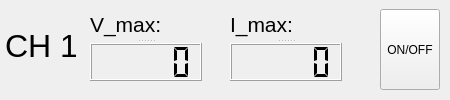
<?xml version="1.0" encoding="UTF-8"?>
<ui version="4.0">
 <class>HMP_CHANNEL</class>
 <widget class="QWidget" name="HMP_CHANNEL">
  <property name="geometry">
   <rect>
    <x>0</x>
    <y>0</y>
    <width>450</width>
    <height>100</height>
   </rect>
  </property>
  <property name="windowTitle">
   <string>Form</string>
  </property>
  <widget class="QToolButton" name="pbONOFF">
   <property name="geometry">
    <rect>
     <x>380</x>
     <y>9</y>
     <width>60</width>
     <height>81</height>
    </rect>
   </property>
   <property name="maximumSize">
    <size>
     <width>60</width>
     <height>16777215</height>
    </size>
   </property>
   <property name="statusTip">
    <string notr="true"/>
   </property>
   <property name="autoFillBackground">
    <bool>true</bool>
   </property>
   <property name="styleSheet">
    <string notr="true"/>
   </property>
   <property name="text">
    <string>ON/OFF</string>
   </property>
   <property name="checkable">
    <bool>true</bool>
   </property>
  </widget>
  <widget class="QLabel" name="labCh">
   <property name="geometry">
    <rect>
     <x>5</x>
     <y>10</y>
     <width>71</width>
     <height>71</height>
    </rect>
   </property>
   <property name="font">
    <font>
     <pointsize>24</pointsize>
    </font>
   </property>
   <property name="text">
    <string>CH 1</string>
   </property>
  </widget>
  <widget class="QSplitter" name="Volt">
   <property name="geometry">
    <rect>
     <x>90</x>
     <y>10</y>
     <width>112</width>
     <height>71</height>
    </rect>
   </property>
   <property name="orientation">
    <enum>Qt::Vertical</enum>
   </property>
   <widget class="QLabel" name="lblVmax">
    <property name="maximumSize">
     <size>
      <width>112</width>
      <height>29</height>
     </size>
    </property>
    <property name="font">
     <font>
      <pointsize>16</pointsize>
     </font>
    </property>
    <property name="text">
     <string>V_max: </string>
    </property>
   </widget>
   <widget class="QLCDNumber" name="lcdVoltage">
    <property name="font">
     <font>
      <weight>50</weight>
      <bold>false</bold>
     </font>
    </property>
    <property name="autoFillBackground">
     <bool>true</bool>
    </property>
    <property name="styleSheet">
     <string notr="true"/>
    </property>
    <property name="smallDecimalPoint">
     <bool>false</bool>
    </property>
    <property name="digitCount">
     <number>5</number>
    </property>
    <property name="segmentStyle">
     <enum>QLCDNumber::Flat</enum>
    </property>
   </widget>
  </widget>
  <widget class="QSplitter" name="Current">
   <property name="geometry">
    <rect>
     <x>230</x>
     <y>10</y>
     <width>112</width>
     <height>71</height>
    </rect>
   </property>
   <property name="orientation">
    <enum>Qt::Vertical</enum>
   </property>
   <widget class="QLabel" name="lblImax">
    <property name="maximumSize">
     <size>
      <width>112</width>
      <height>29</height>
     </size>
    </property>
    <property name="font">
     <font>
      <pointsize>16</pointsize>
     </font>
    </property>
    <property name="text">
     <string>I_max: </string>
    </property>
   </widget>
   <widget class="QLCDNumber" name="lcdCurrent">
    <property name="sizePolicy">
     <sizepolicy hsizetype="Fixed" vsizetype="Fixed">
      <horstretch>0</horstretch>
      <verstretch>0</verstretch>
     </sizepolicy>
    </property>
    <property name="smallDecimalPoint">
     <bool>false</bool>
    </property>
    <property name="digitCount">
     <number>5</number>
    </property>
    <property name="segmentStyle">
     <enum>QLCDNumber::Flat</enum>
    </property>
   </widget>
  </widget>
 </widget>
 <resources/>
 <connections/>
</ui>
